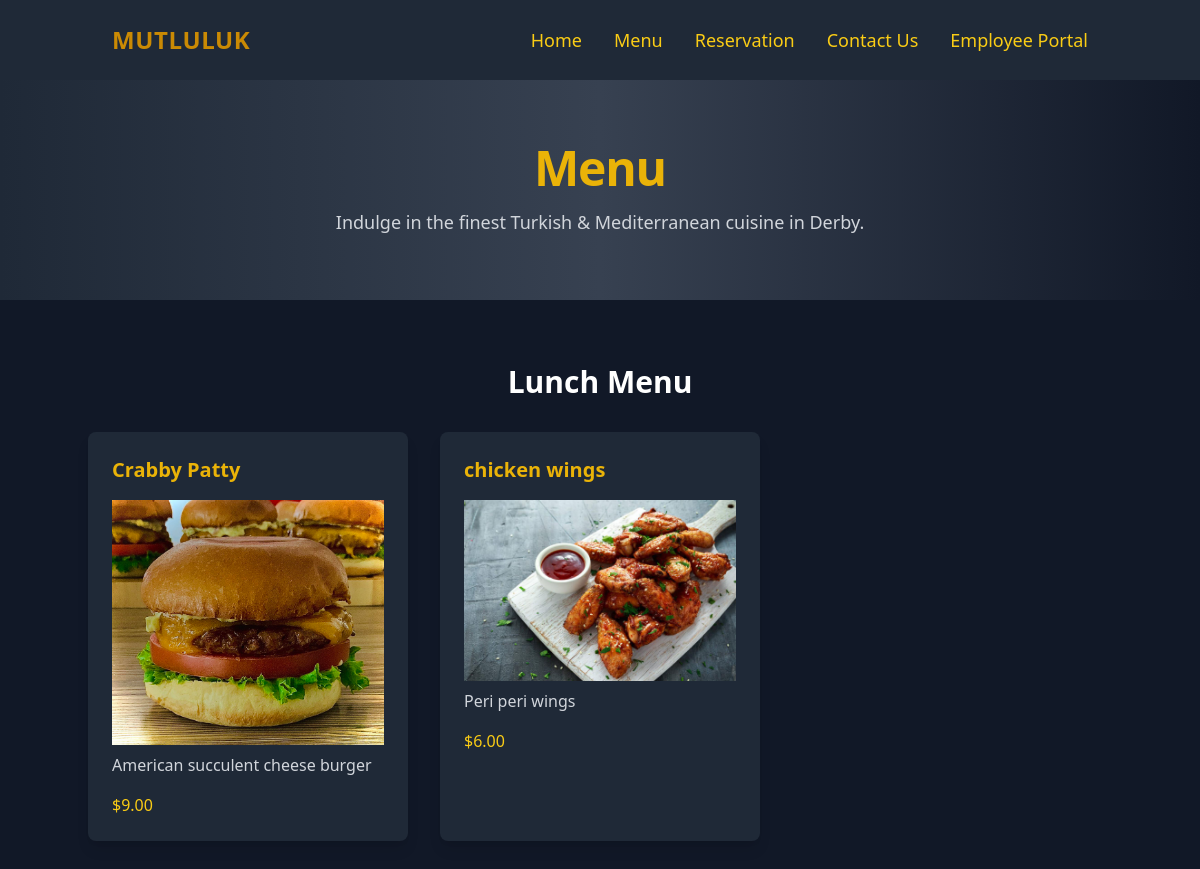
The app's page /menu/ with its own data.
### core/models.py (models this page shows, shortened)
class MenuItem(models.Model):
    name = models.CharField(max_length=100)
    description = models.TextField()
    price = models.DecimalField(max_digits=6, decimal_places=2)
    category = models.CharField(max_length=50)
    image = models.ImageField(upload_to='menu_images/', blank=True, null=True)
    ingredients = models.TextField(blank=True, null=True)
    available = models.BooleanField(default=True)

### core/views.py (the view)
# urls.py: path('menu/', menu, name='menu'),
def menu(request):
    menu_items = MenuItem.objects.filter(available=True)
    return render(request, 'core/menu.html', {'menu_items': menu_items})

### core/templates/core/menu.html (shortened to what this page needs)
<!DOCTYPE html>
<html lang="en">
<head>
  <script src="https://cdn.tailwindcss.com"></script>
</head>
<body class="bg-gray-900 text-white font-sans">
  <header class="bg-gray-800 shadow-lg">
    <nav class="container mx-auto flex justify-between items-center p-6">
      <div class="text-yellow-600 text-2xl font-bold tracking-wide">
        MUTLULUK
      </div>
      <ul class="flex gap-8 text-yellow-400 text-lg">
        <li><a href="{% url 'index' %}" class="hover:text-yellow-600">Home</a></li>
        <li><a href="{% url 'menu' %}" class="hover:text-yellow-600">Menu</a></li>
        <li><a href="#reservation" class="hover:text-yellow-600">Reservation</a></li>
        <li><a href="#contact" class="hover:text-yellow-600">Contact Us</a></li>
        <li><a href="{% url 'portal' %}" class="hover:text-yellow-600">Employee Portal</a></li>
      </ul>
    </nav>
    </header>
    <div class="bg-gradient-to-r from-gray-800 via-gray-700 to-gray-900 py-16 text-center">
        <h1 class="text-5xl font-extrabold text-yellow-500 tracking-tight mb-4">
            Menu
        </h1>
        <p class="text-lg text-gray-300">
            Indulge in the finest Turkish & Mediterranean cuisine in Derby.
        </p>
    </div>
    <div class="container mx-auto py-16">
      <h2 class="text-3xl text-center font-bold text-white mb-8">Lunch Menu</h2>
      <div class="grid grid-cols-1 md:grid-cols-2 lg:grid-cols-3 gap-8">
        {% for item in menu_items %}
          <div class="bg-gray-800 p-6 rounded-lg shadow-lg">
            <h3 class="text-xl font-bold text-yellow-500">{{ item.name }}</h3>
            <img src="{{ item.image.url }}" alt="{{ item.name }}" class="w-full h-auto mt-4">
            <p class="text-gray-300 mt-2">{{ item.description }}</p>
            <p class="text-yellow-400 mt-4">${{ item.price }}</p>
          </div>
        {% empty %}
          <p class="text-gray-300">No menu items available at the moment.</p>
        {% endfor %}
      </div>
    </div>

### records on screen
MenuItem: name "Crabby Patty", image (picture), description "American succulent cheese burger", price "9.00"
MenuItem: name "chicken wings", image (picture), description "Peri peri wings", price "6.00"
